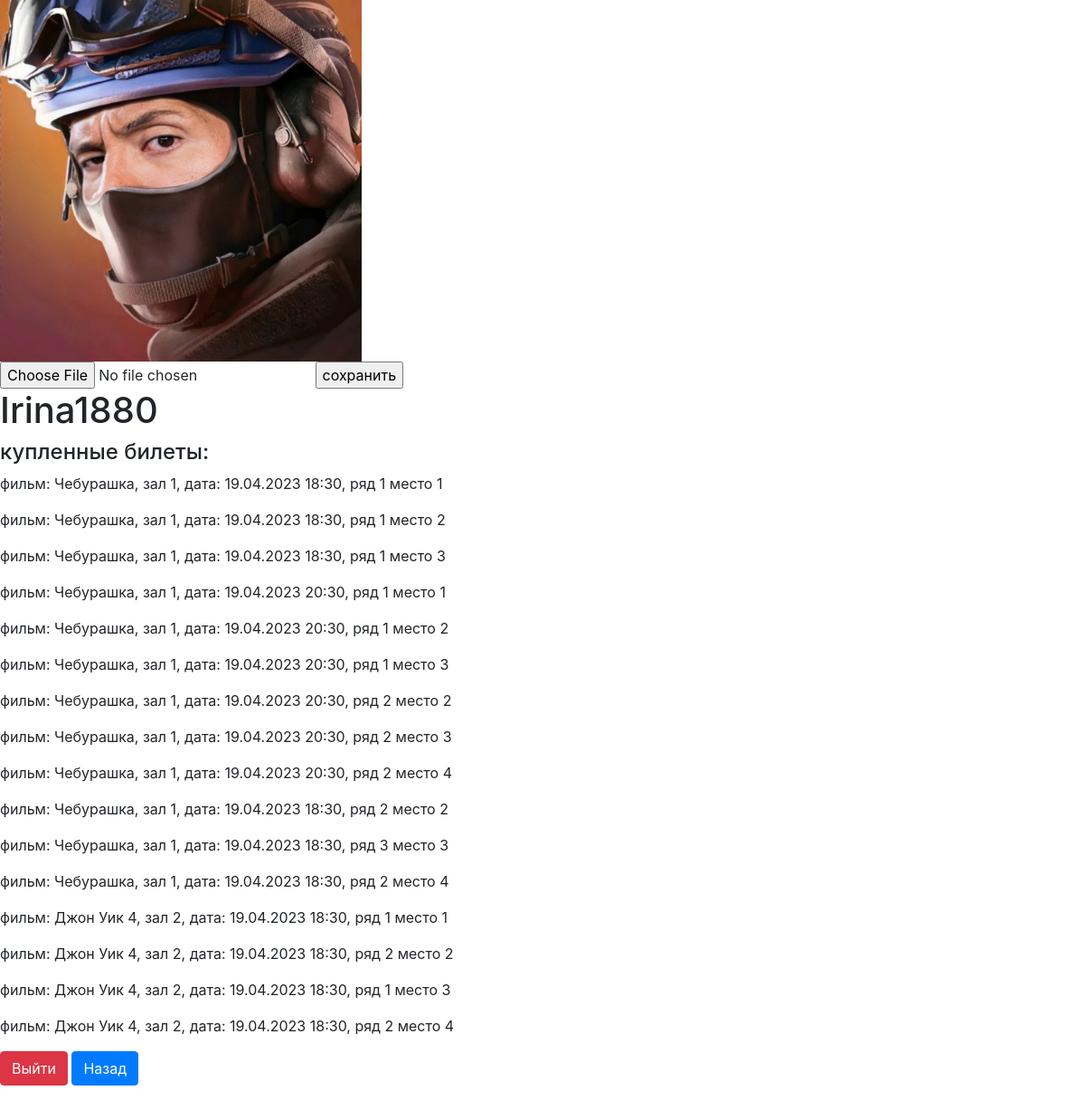
/profile (signed in), run on the app's committed database.
### db_table/users.py (models this page shows, shortened)
class Users(SqlAlchemyBase, UserMixin):
    __tablename__ = 'users'
    id = sqlalchemy.Column(sqlalchemy.Integer,
                           primary_key=True, autoincrement=True)
    email = sqlalchemy.Column(sqlalchemy.String, unique=True)
    login = sqlalchemy.Column(sqlalchemy.String)
    hashed_password = sqlalchemy.Column(sqlalchemy.String)
    avatar = sqlalchemy.Column(sqlalchemy.String)

### main.py (the view, shortened to what this page needs)
@app.route(f'/profile', methods=['GET', 'POST'])
def profile():
    user = current_user
    db_session.global_init("db/cinema.db")
    db_sess = db_session.create_session()
    tikets = []
    tiket_user = db_sess.query(User_tikets).filter(User_tikets.id_user == user.id).all()
    for item in tiket_user:
        film = db_sess.query(Films).filter(Films.id == item.id_film).first()
        data = db_sess.query(Data_films).filter(Data_films.id == item.id_data_film).first()
        tikets.append(
            f'фильм: {film.name}, {data.name_hall}, дата: {data.day} {data.time}, ряд {item.row} место {item.column}')
    user_avatar = db_sess.query(Users).filter(Users.id == user.id).first().avatar
    return render_template('profile.html', user=user, tikets=tikets, avatar=user_avatar)

### data/db_session.py (called while the page is built, shortened)
def global_init(db_file):
    global __factory
    if __factory:
        return

def create_session() -> Session:
    global __factory
    return __factory()

### main.py (called while the page is built)
@login_manager.user_loader
def load_user(user_id):
    db_sess = db_session.create_session()
    return db_sess.query(Users).get(user_id)

### templates/profile.html (shortened to what this page needs)
<!DOCTYPE html>
<html lang="en">
    <link rel="stylesheet" href="https://cdn.jsdelivr.net/npm/bootstrap@4.0.0/dist/css/bootstrap.min.css">
    <head>
        <link rel="stylesheet" href="/static/css/style.css">
    </head>
    <body>
        <img src="/static/image/{{avatar}}" alt="Аватарка не найдена!" width="400" height="400">
        <form method=post enctype=multipart/form-data>
          <input type=file name=file>
          <input type=submit value=сохранить>
        </form>
        <h1>{{user.login}}</h1>
        <h4>купленные билеты:</h4>
         {% for item in tikets %}
            <p>{{item}}</p>
         {% endfor %}
        <p>
            <a class="btn btn-danger" href="/logout">Выйти</a>
            <a class="btn btn-primary" href="/">Назад</a>
        </p>
    </body>
</html>

### data on the page
Users: avatar (picture), login "Irina1880"

### other printed values
{{ item }} "фильм: Чебурашка, зал 1, дата: 19.04.2023 18:30, ряд 1 место 1" "фильм: Чебурашка, зал 1, дата: 19.04.2023 18:30, ряд 1 место 2" "фильм: Чебурашка, зал 1, дата: 19.04.2023 18:30, ряд 1 место 3" "фильм: Чебурашка, зал 1, дата: 19.04.2023 20:30, ряд 1 место 1" "фильм: Чебурашка, зал 1, дата: 19.04.2023 20:30, ряд 1 место 2" "фильм: Чебурашка, зал 1, дата: 19.04.2023 20:30, ряд 1 место 3" "фильм: Чебурашка, зал 1, дата: 19.04.2023 20:30, ряд 2 место 2" "фильм: Чебурашка, зал 1, дата: 19.04.2023 20:30, ряд 2 место 3" "фильм: Чебурашка, зал 1, дата: 19.04.2023 20:30, ряд 2 место 4" "фильм: Чебурашка, зал 1, дата: 19.04.2023 18:30, ряд 2 место 2" "фильм: Чебурашка, зал 1, дата: 19.04.2023 18:30, ряд 3 место 3" "фильм: Чебурашка, зал 1, дата: 19.04.2023 18:30, ряд 2 место 4" "фильм: Джон Уик 4, зал 2, дата: 19.04.2023 18:30, ряд 1 место 1" "фильм: Джон Уик 4, зал 2, дата: 19.04.2023 18:30, ряд 2 место 2" "фильм: Джон Уик 4, зал 2, дата: 19.04.2023 18:30, ряд 1 место 3" "фильм: Джон Уик 4, зал 2, дата: 19.04.2023 18:30, ряд 2 место 4"
